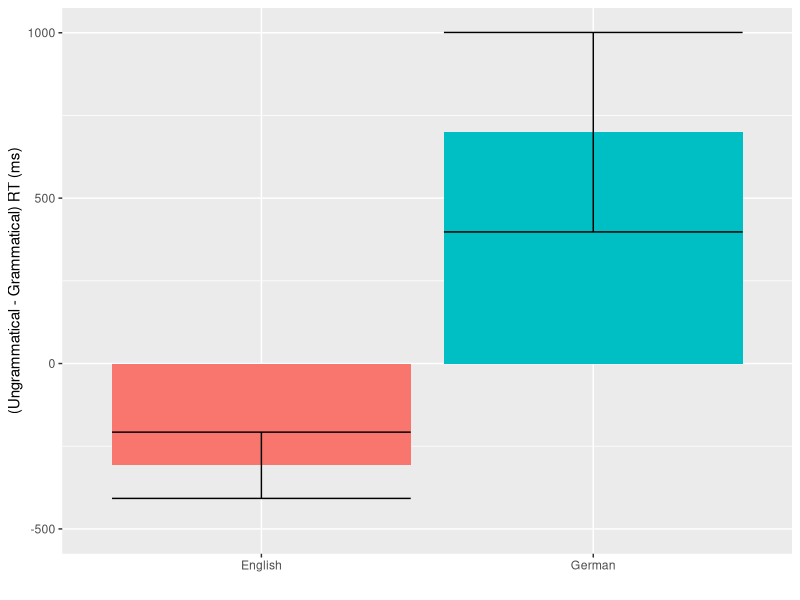
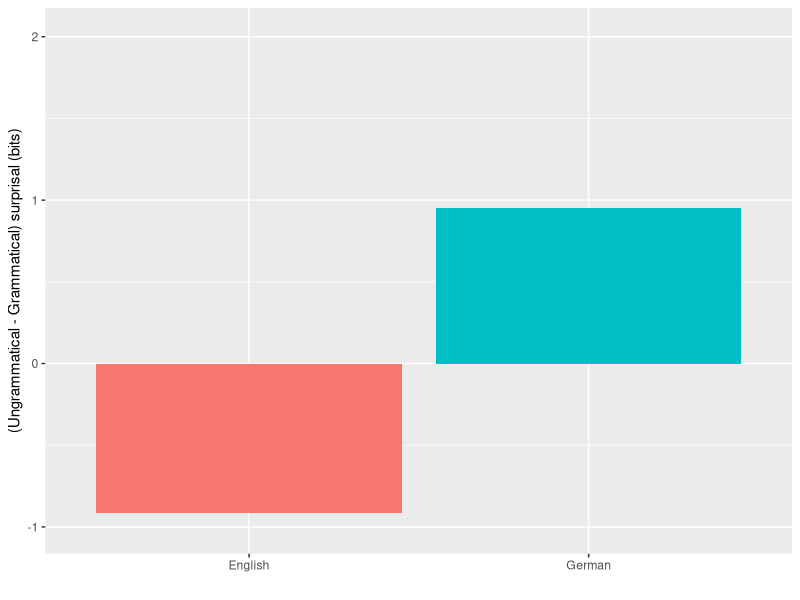
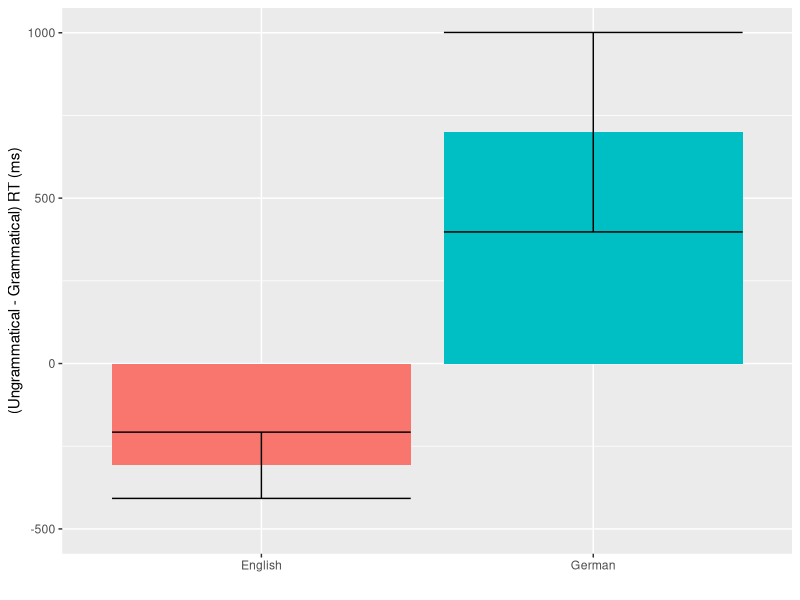
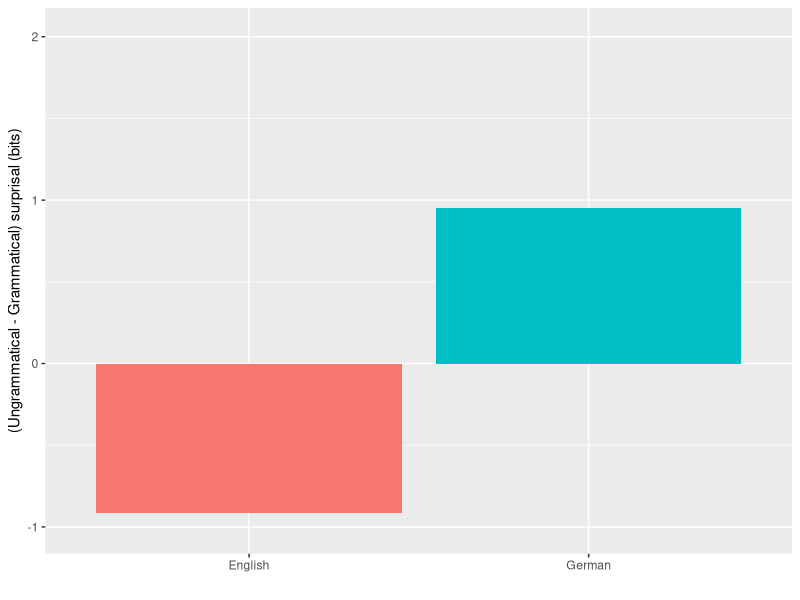

Recreate these plots in R, in order.
library(dplyr)
library(tidyr)
library(ggplot2)

# Numbers from Vasishth et al. (2010), generously shared by Shravan
d = data.frame(c(796.5574, 488.9209, 1198.114, 1897.468), c(54.91069, 23.40487, 71.50435, 185.43846))
names(d) = c("m", "se")
d$lang = c("en", "en", "de", "de")
d$gram = c("gram", "ungram", "gram", "ungram")

# To generate the model numbers below, in Python do:
# import experiments as e
# _, result = e.verb_forgetting_conditions(m=.5, r=.5, e=.2, s=.8)
# for English, and s=0 for German
# then divide the results by log(2) to convert to log base 2
d$model = c(1.9762488824551934, 1.0599082761959622, 1.0072683912728893, 1.9574831221960485)

# These numbers are the same setup except e=.1 (lower noise rate)
# d$model = c(1.3804167980470512, 1.2491010858905676, 0.6182342702110893, 2.476816002815201)

ymax = max(d$model) + .05

dgram = filter(d, gram == "gram")
dungram = filter(d, gram == "ungram")

ddiff = data.frame(dungram$m - dgram$m,
                   c(51.09891, 153.8608),
                   dungram$model - dgram$model,
		   c("English", "German"))
names(ddiff) = c("m", "se", "model", "lang")

ddiff = mutate(ddiff, upper=m+1.96*se, lower=m-1.96*se)

ggplot(ddiff, aes(x=lang, y=m, fill=lang, ymin=lower, ymax=upper)) +
  geom_bar(stat='identity') + ylab("(Ungrammatical - Grammatical) RT (ms)") +
  geom_errorbar() +
  guides(fill=F) +
  ylim(-500, 1001) +
  xlab("")

ggsave("../output/rt_bars.pdf", height=3.8, width=2.3)

ggplot(ddiff, aes(x=lang, y=model, fill=lang)) +
  geom_bar(stat='identity') + ylab("(Ungrammatical - Grammatical) surprisal (bits)") +
  guides(fill=F) +
  ylim(ymax*(-500/1001), ymax) + 
  xlab("")

ggsave("../output/model_bars.pdf", height=3.8, width=2.3)
